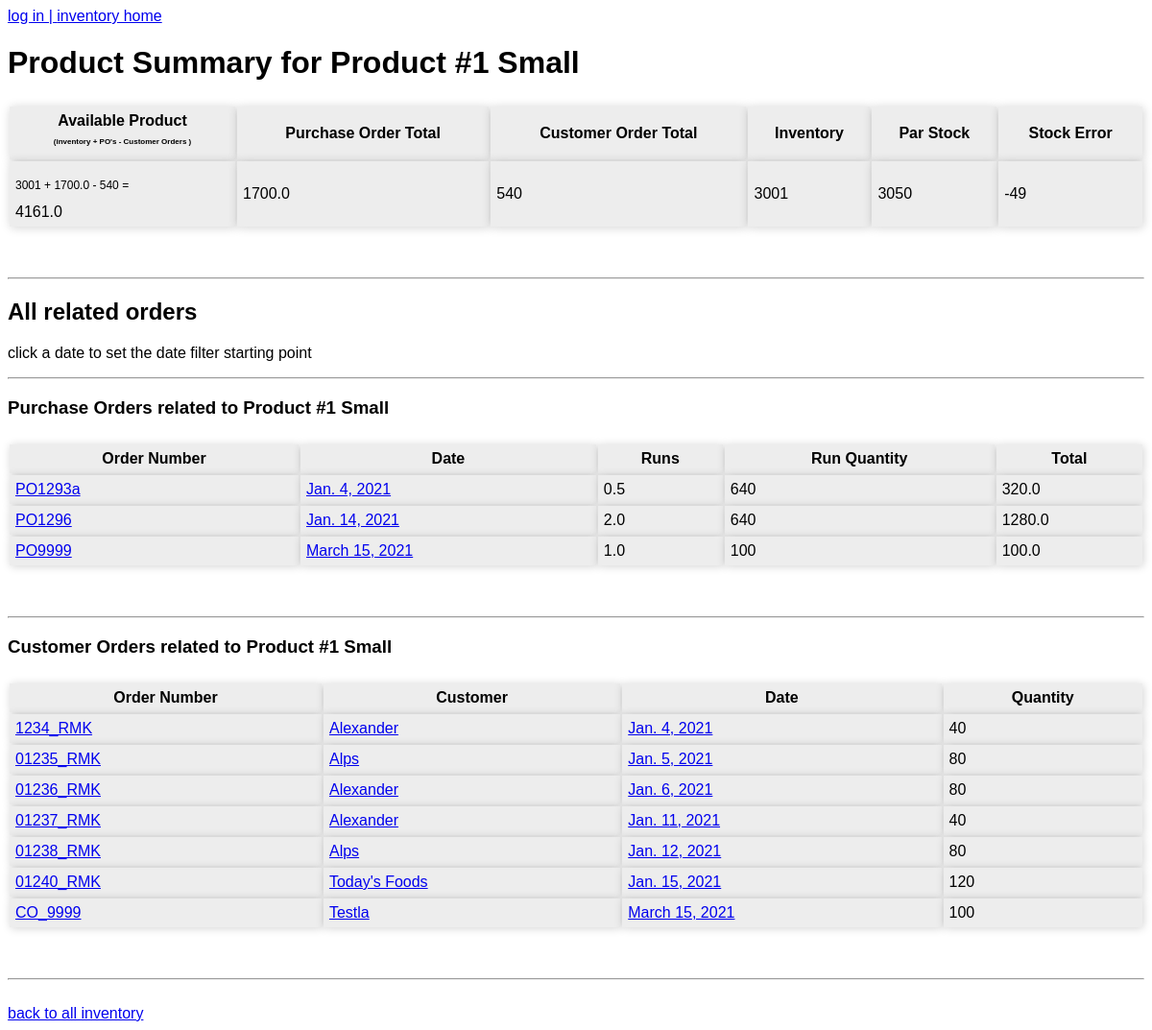
The page /productorders/product1small/ on the database its author committed.
### inventory/models.py (models this page shows, shortened)
class Product(models.Model):
    name = models.CharField(max_length=40)
    label = models.SlugField(max_length=40, null=True)
    user = models.ForeignKey(User, on_delete=models.PROTECT, null=True)

class PurchaseOrder(models.Model):
    order_number = models.CharField(max_length=10)
    product = models.ForeignKey(Product, on_delete=models.PROTECT)
    runs = models.FloatField()
    run_quantity = models.IntegerField()
    date = models.DateField()
    @property
    def total(self):
        return self.run_quantity * self.runs

class CustomerOrder(models.Model):
    order_number = models.CharField(max_length=10)
    customer = models.ForeignKey(Customer, on_delete=models.PROTECT)
    product = models.ForeignKey(Product, on_delete=models.PROTECT)
    date = models.DateField()
    quantity = models.IntegerField()

class Customer(models.Model):
    name = models.CharField(max_length=40)
    label = models.SlugField(max_length=40, null=True)

### inventory/views.py (the view)
# urls.py: path('productorders/<slug:product>/', ProductOrders.as_view(), name='product_orders'),
class ProductOrders(DetailView):
    template_name = 'inventory/product_order_detail.html'
    model = Product
    slug_field = 'label'
    slug_url_kwarg = 'product'
    def get_context_data(self, **kwargs):
        context = super().get_context_data(**kwargs)
        self.product = self.get_object()
        self.related_customer_orders = CustomerOrder.objects.filter(product=self.product)
        self.related_purchase_orders = PurchaseOrder.objects.filter(product=self.product)
        try:
            self.recent_inventory_record = InventoryRecord.objects.filter(product=self.product).order_by('-date').first().amount
        except:
            self.recent_inventory_record = 0
        try:
            self.recent_par_stock_record = ParStockRecord.objects.filter(product=self.product).order_by('-date').first().amount
        except:
            self.recent_par_stock_record = 0
        rco_sum = sum([customer_order.quantity for customer_order in self.related_customer_orders])
        rpo_sum = sum([purchase_order.total for purchase_order in self.related_purchase_orders])
        calculated_inventory = self.recent_inventory_record + rpo_sum - rco_sum
        stock_error = self.recent_inventory_record - self.recent_par_stock_record
        context['product'] = self.product
        context['available'] = calculated_inventory
        context['customer_orders_total'] = rco_sum
        context['purchase_orders_total'] = rpo_sum
        context['inventory'] = self.recent_inventory_record
        context['par_stock'] = self.recent_par_stock_record
        context['stock_error'] = stock_error
        context['related_customer_orders'] = self.related_customer_orders
        context['related_purchase_orders'] = self.related_purchase_orders
        return context

### inventory/urls.py (called while the page is built)
    def to_url(self, value):
        return value

### inventory/templates/inventory/product_order_detail.html (shortened to what this page needs)
{% extends "inventory/base.html" %}
{% block content %}
    <h1>
        Product Summary for {{ product.name }}
    </h1>
    <table>
        <tr>
            <th>Available Product<p>(inventory + PO's - Customer Orders )</p></th>
            <th>Purchase Order Total</th>
            <th>Customer Order Total</th>
            <th>Inventory</th>
            <th>Par Stock</th>
            <th>Stock Error</th>
        </tr>
        <tr>
            <td><p>{{ inventory}} + {{ purchase_orders_total }} - {{ customer_orders_total }} = </p>{{ available }}</td>
            <td>{{ purchase_orders_total }}</td>
            <td>{{ customer_orders_total }}</td>
            <td>{{ inventory }}</td>
            <td>{{ par_stock }}</td>
            <td>{{ stock_error }}</td>
        </tr>
    </table>
    <br>
    <hr>
    {% if start_date %}
        <h2>Date range: {{ start_date }} to {{ end_date }}</h2>
        {% if end_date_unset %}
            <p>click another date to set the date filter endpoint</p>
        {% else %}
            <a href="{% url 'inventory:product_orders' product.label %}">back to all orders for {{ product.name }}</a>
        {% endif %}
    {% else %}
        <h2>All related orders</h2>
        <p>click a date to set the date filter starting point</p>
    {% endif %}
    <hr>
    <h3>
        {% if start_date %}
        {{ po_filter_count }} Purchase Orders for {{ product.name }} for this date range
        {% else %}
        Purchase Orders related to {{ product.name }}
        {% endif %}
    </h3>
    <table>
        <tr>
            <th>Order Number</th>
            <th>Date</th>
            <th>Runs</th>
            <th>Run Quantity</th>
            <th>Total</th>
        </tr>
        {% for related_purchase_order in related_purchase_orders %}
        <tr>
            <td><a href="{% url 'inventory:purchase_order_detail' related_purchase_order.pk %}">{{ related_purchase_order.order_number }}</a></td>
            {% if end_date_unset %}
            <td><a href="{% url 'inventory:date_range_filter_product_orders' related_purchase_order.product.label start_date|date:'Y-m-d' related_purchase_order.date %}">{{ related_purchase_order.date }}</a></td>
            {% else %}
            <td><a href="{% url 'inventory:date_filter_product_orders' related_purchase_order.product.label related_purchase_order.date %}">{{ related_purchase_order.date }}</a></td>
            {% endif %}
            <td>{{ related_purchase_order.runs }}</td>
            <td>{{ related_purchase_order.run_quantity }}</td>
            <td>{{ related_purchase_order.total }}</td>
        </tr>
        {% endfor %}
    </table>
    <br>
    <hr>
    <h3>
        {% if start_date %}
        {{ co_filter_count }} Customer Orders for {{ product.name }} for this date range
        {% else %}
        Customer Orders related to {{ product.name }}
        {% endif %}
    </h3>
    <table>
        <tr>
            <th>Order Number</th>
            <th>Customer</th>
            <th>Date</th>
            <th>Quantity</th>
        </tr>
        {% for related_customer_order in related_customer_orders %}
        <tr>
            <td><a href="{% url 'inventory:customer_order_detail' related_customer_order.pk %}">{{ related_customer_order.order_number }}</a></td>
            <td><a href="{% url 'inventory:customer_customer_orders' related_customer_order.customer.label %}">{{ related_customer_order.customer.name }}</a></td>
            {% if end_date_unset %}
            <td><a href="{% url 'inventory:date_range_filter_product_orders' related_customer_order.product.label start_date|date:'Y-m-d' related_customer_order.date %}">{{ related_customer_order.date }}</a></td>
            {% else %}
            <td><a href="{% url 'inventory:date_filter_product_orders' related_customer_order.product.label related_customer_order.date %}">{{ related_customer_order.date }}</a></td>
            {% endif %}
            <td>{{ related_customer_order.quantity }}</td>
        </tr>
        {% endfor %}
    </table>
    <br>
    <hr>
    <br>
    <a href="{% url 'inventory:index' %}">back to all inventory</a>
{% endblock content %}

### inventory/templates/inventory/base.html (style rules this page uses)
body { font-family: sans-serif; }
table { width: 100%; border-width: 0px; border-color: white; margin: 25px 0; }
th, td { border: 1px solid transparent; background-color: #ededed; box-shadow: 1px 1px 10px rgb(0 0 0 / 18%); padding: 5px; }
th p { font-size: 50%; }
td p { font-size: 75%; }

### rows shown on the page
Product: name "Product #1 Small"
PurchaseOrder: order_number "PO1293a", date "Jan. 4, 2021", runs "0.5", run_quantity "640", total "320.0"
PurchaseOrder: order_number "PO1296", date "Jan. 14, 2021", runs "2.0", run_quantity "640", total "1280.0"
PurchaseOrder: order_number "PO9999", date "March 15, 2021", runs "1.0", run_quantity "100", total "100.0"
CustomerOrder: order_number "1234_RMK", customer.name "Alexander", date "Jan. 4, 2021", quantity "40"
CustomerOrder: order_number "01235_RMK", customer.name "Alps", date "Jan. 5, 2021", quantity "80"
CustomerOrder: order_number "01236_RMK", customer.name "Alexander", date "Jan. 6, 2021", quantity "80"
CustomerOrder: order_number "01237_RMK", customer.name "Alexander", date "Jan. 11, 2021", quantity "40"
CustomerOrder: order_number "01238_RMK", customer.name "Alps", date "Jan. 12, 2021", quantity "80"
CustomerOrder: order_number "01240_RMK", customer.name "Today's Foods", date "Jan. 15, 2021", quantity "120"
CustomerOrder: order_number "CO_9999", customer.name "Testla", date "March 15, 2021", quantity "100"

### other values the page prints
{{ inventory }} "3001"
{{ purchase_orders_total }} "1700.0"
{{ customer_orders_total }} "540"
{{ available }} "4161.0"
{{ par_stock }} "3050"
{{ stock_error }} "-49"
